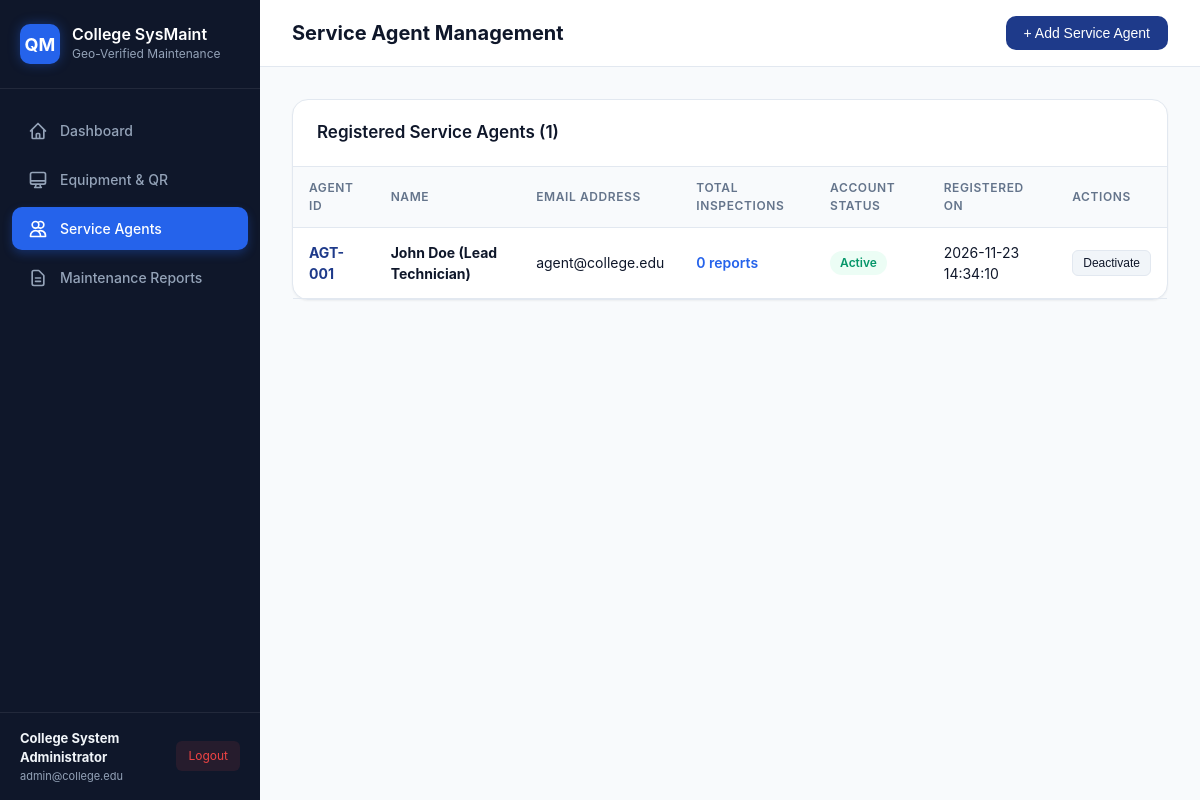
Page /admin/agents.php (signed in) on the committed database.
### tables this page shows
CREATE TABLE IF NOT EXISTS `agents` (
    `agent_id` VARCHAR(50) PRIMARY KEY,
    `name` VARCHAR(100) NOT NULL,
    `email` VARCHAR(150) NOT NULL UNIQUE,
    `password_hash` VARCHAR(255) NOT NULL,
    `status` ENUM('active', 'inactive') NOT NULL DEFAULT 'active',
    `created_at` DATETIME DEFAULT CURRENT_TIMESTAMP,
    `updated_at` DATETIME DEFAULT CURRENT_TIMESTAMP ON UPDATE CURRENT_TIMESTAMP,
    INDEX `idx_agent_email` (`email`),
    INDEX `idx_agent_status` (`status`)
);

### admin/agents.php (the view, shortened to what this page needs)
<?php
require_once __DIR__ . '/layout_nav.php';
$db = getAdminDb();
$stmt = $db->query("
    SELECT
        a.agent_id,
        a.name,
        a.email,
        a.status,
        a.created_at,
        COUNT(r.report_id) AS total_inspections
    FROM agents a
    LEFT JOIN maintenance_reports r ON a.agent_id = r.agent_id
    GROUP BY a.agent_id
    ORDER BY a.agent_id ASC
");
$agents = $stmt->fetchAll();
?>
<!DOCTYPE html>
<html lang="en">
<head>
  <link rel="stylesheet" href="../assets/css/style.css">
</head>
<body>
  <div class="app-container">
    <main class="main-wrapper">
      <header class="topbar">
        <div>
          <h1>Service Agent Management</h1>
        </div>
        <div>
          <button class="btn btn-primary" onclick="openModal('addAgentModal')">
            + Add Service Agent
          </button>
        </div>
      </header>
      <div class="page-content">
        <div class="card">
          <div class="card-header">
            <h3>Registered Service Agents (<?= count($agents) ?>)</h3>
          </div>
          <div class="card-body" style="padding: 0;">
            <div class="table-responsive">
              <table class="data-table">
                <thead>
                  <tr>
                    <th>Agent ID</th>
                    <th>Name</th>
                    <th>Email Address</th>
                    <th>Total Inspections</th>
                    <th>Account Status</th>
                    <th>Registered On</th>
                    <th>Actions</th>
                  </tr>
                </thead>
                <tbody>
                  <?php if (empty($agents)): ?>
                    <tr>
                      <td colspan="7" style="text-align: center; color: #64748b; padding: 30px;">No service agents registered yet.</td>
                    </tr>
                  <?php else: ?>
                    <?php foreach ($agents as $a): ?>
                      <tr>
                        <td><b style="color: var(--primary);"><?= htmlspecialchars($a['agent_id']) ?></b></td>
                        <td><b><?= htmlspecialchars($a['name']) ?></b></td>
                        <td><?= htmlspecialchars($a['email']) ?></td>
                        <td>
                          <span style="font-weight: 600; color: var(--accent);"><?= $a['total_inspections'] ?> reports</span>
                        </td>
                        <td>
                          <?php if ($a['status'] === 'active'): ?>
                            <span class="badge badge-active">Active</span>
                          <?php else: ?>
                            <span class="badge badge-inactive">Inactive</span>
                          <?php endif; ?>
                        </td>
                        <td><?= htmlspecialchars($a['created_at']) ?></td>
                        <td>
                          <form method="POST" action="agents.php" style="display: inline;">
                            <button type="submit" class="btn btn-secondary btn-sm" onclick="return confirm('Toggle status for <?= htmlspecialchars($a['agent_id']) ?>?');">
                              <?= $a['status'] === 'active' ? 'Deactivate' : 'Activate' ?>
                            </button>
                          </form>
                        </td>
                      </tr>
                    <?php endforeach; ?>
                  <?php endif; ?>
                </tbody>
              </table>
            </div>
          </div>
        </div>
      </div>
    </main>
  </div>
</body>
</html>

### assets/css/style.css (style rules this page uses)
:root { --primary: #1e3a8a; --primary-hover: #1d4ed8; --primary-light: #eff6ff; --secondary: #0f172a; --accent: #2563eb; --success: #059669; --success-bg: #ecfdf5; --warning: #d97706; --warning-bg: #fffbeb; --danger: #dc2626; --danger-bg: #fef2f2; --surface: #ffffff; --background: #f8fafc; --border: #e2e8f0; --text-main: #0f172a; --text-muted: #64748b; --radius-sm: 6px; --radius-md: 10px; --radius-lg: 16px; --shadow-sm: 0 1px 2px 0 rgb(0 0 0 / 0.05); --shadow: 0 4px 6px -1px rgb(0 0 0 / 0.1), 0 2px 4px -2px rgb(0 0 0 / 0.1); --shadow-lg: 0 10px 15px -3px rgb(0 0 0 / 0.1), 0 4px 6px -4px rgb(0 0 0 / 0.1); --sidebar-width: 260px; }
* { box-sizing: border-box; margin: 0; padding: 0; }
body { font-family: -apple-system, BlinkMacSystemFont, "Segoe UI", Roboto, "Helvetica Neue", Arial, sans-serif; background-color: var(--background); color: var(--text-main); line-height: 1.5; -webkit-font-smoothing: antialiased; }
.app-container { display: flex; min-height: 100vh; }
.main-wrapper { margin-left: var(--sidebar-width); flex: 1; display: flex; flex-direction: column; min-height: 100vh; }
.topbar { background: var(--surface); border-bottom: 1px solid var(--border); padding: 16px 32px; display: flex; align-items: center; justify-content: space-between; }
.topbar h1 { font-size: 20px; font-weight: 700; color: var(--text-main); }
.page-content { padding: 32px; flex: 1; }
.card { background: var(--surface); border: 1px solid var(--border); border-radius: var(--radius-lg); box-shadow: var(--shadow-sm); margin-bottom: 24px; }
.card-header { padding: 20px 24px; border-bottom: 1px solid var(--border); display: flex; align-items: center; justify-content: space-between; flex-wrap: wrap; gap: 16px; }
.card-header h3 { font-size: 17px; font-weight: 600; color: var(--text-main); }
.card-body { padding: 24px; }
.btn { display: inline-flex; align-items: center; gap: 8px; padding: 9px 18px; font-size: 14px; font-weight: 500; border-radius: var(--radius-md); cursor: pointer; border: none; text-decoration: none; transition: all 0.2s ease; }
.btn-primary { background: var(--primary); color: #fff; }
.btn-secondary { background: #f1f5f9; color: var(--text-main); border: 1px solid var(--border); }
.btn-sm { padding: 5px 10px; font-size: 12px; border-radius: var(--radius-sm); }
.table-responsive { width: 100%; overflow-x: auto; }
table.data-table { width: 100%; border-collapse: collapse; text-align: left; }
table.data-table th { padding: 12px 16px; background: #f8fafc; color: var(--text-muted); font-size: 12px; font-weight: 600; text-transform: uppercase; letter-spacing: 0.05em; border-bottom: 1px solid var(--border); }
table.data-table td { padding: 14px 16px; border-bottom: 1px solid var(--border); font-size: 14px; color: var(--text-main); vertical-align: middle; }
.badge { display: inline-flex; align-items: center; padding: 3px 10px; border-radius: 9999px; font-size: 12px; font-weight: 600; }
.badge-working, .badge-verified, .badge-active, .badge-no-issues { background: var(--success-bg); color: var(--success); }

### rows in the picture
agents: agent_id "AGT-001", name "John Doe (Lead Technician)", email "agent@college.edu", total_inspections "0", status "Active", created_at "2026-11-23 14:34:10"

### other values in the picture
$adminUser['name'] "College System Administrator"
$adminUser['email'] "admin@college.edu"
count($agents) "1"
